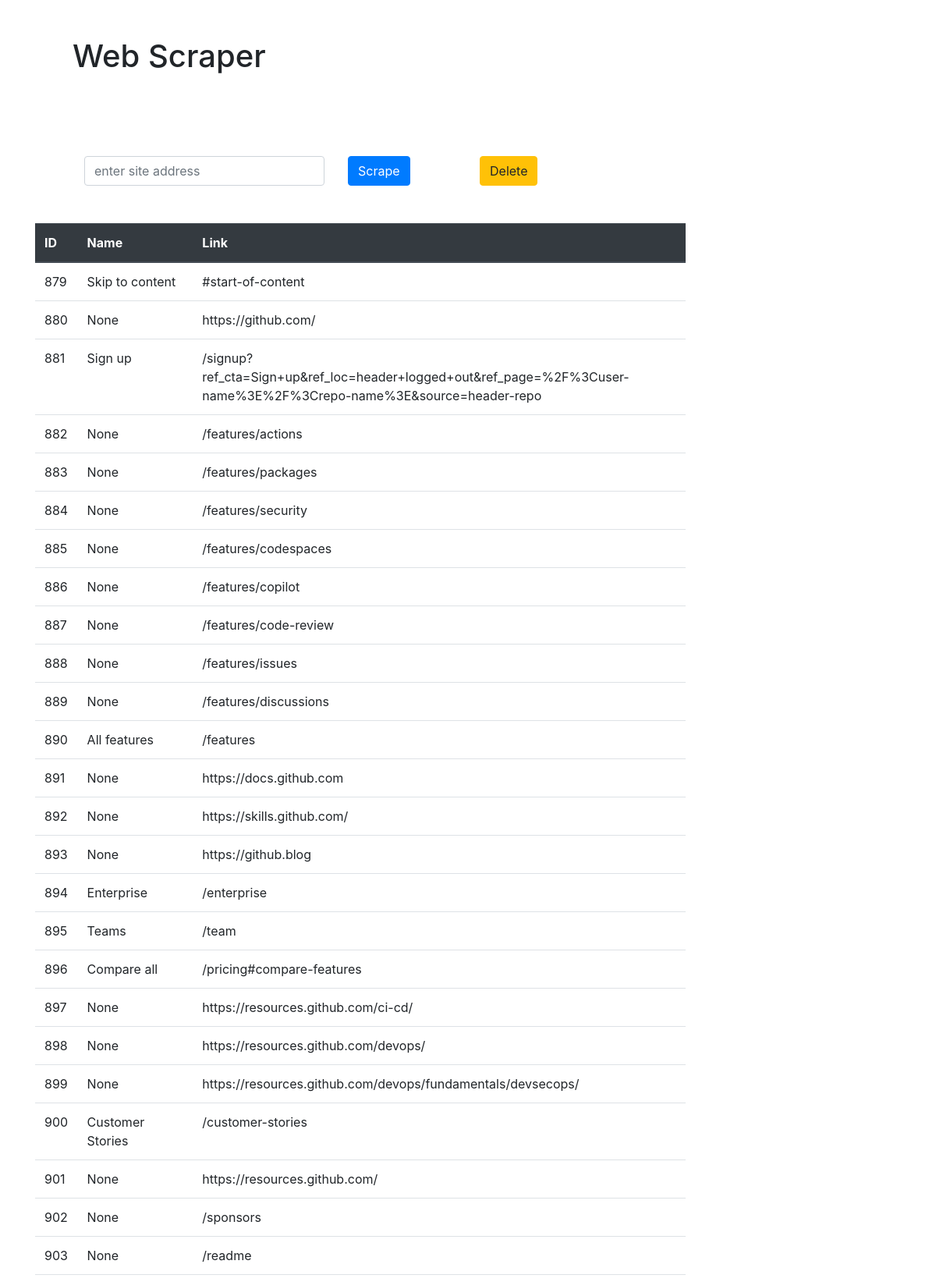
The page / (upper part) on the database its author committed.
### myweb/models.py (models this page shows, shortened)
class Link(models.Model):
    address = models.CharField(max_length=1000,null=True,blank=True)
    name = models.CharField(max_length=1000,null=True,blank=True)

### myweb/views.py (the view)
# urls.py: path('', views.scrape, name="scrape"),
def scrape(request):
    if request.method == "POST":
        site = request.POST.get('site', '')
        page = requests.get(site)
        soup = BeautifulSoup(page.text, 'html.parser')
        for link in soup.find_all('a'):
            link_address = link.get('href')
            link_text = link.string
            Link.objects.create(address=link_address,name=link_text)
        return HttpResponseRedirect('/')
    else:
        data = Link.objects.all()
    return render(request, 'myweb/result.html',{'data':data})

### myweb/templates/myweb/result.html (shortened to what this page needs)
<!doctype html>
<html lang="en">
  <head>
    <link rel="stylesheet" href="https://stackpath.bootstrapcdn.com/bootstrap/4.3.1/css/bootstrap.min.css">
  </head>
  <body>
   <div class="container">
    <div class="row">
        <div class="col-md-12 m-5">
            <h1>Web Scraper</h1>
        </div>
    </div>
   <div class="row m-5">
       <div class="col-md-4">
           <form method="POST" action="/">
               <input class="form-control" name="site" type="text" id="site" placeholder="enter site address">
            </div>
            <div class="col-md-2">
                <button class="btn btn-primary" type="submit">Scrape</button>
            </div>
            <div class="col-md-6">
                <a class="btn btn-warning" href="/delete">Delete</a>
            </div>
   </div>
       <div class="row">
           <div class="col-md-8">
    <table class="table">
        <thead class="thead-dark">
          <tr>
            <th scope="col">ID</th>
            <th scope="col">Name</th>
            <th scope="col">Link</th>
          </tr>
        </thead>
        <tbody>
         {% for link in data %}
          <tr>
            <td>{{ link.id }}</td>
            <td>{{ link.name }}</td>
            <td>{{ link.address }}</td>
          </tr>
         {% endfor %}
        </tbody>
      </table>
           </div>
       </div>
   </div>
  </body>
</html>

### rows shown on the page
Link: id "879", name "Skip to content", address "#start-of-content"
Link: id "880", name "None", address "https://github.com/"
Link: id "881", name "Sign up", address "/signup?ref_cta=Sign+up&ref_loc=header+logged+out&ref_page=%2F%3Cuser-name%3E%2F%3Crepo-name%3E&source=header-repo"
Link: id "882", name "None", address "/features/actions"
Link: id "883", name "None", address "/features/packages"
Link: id "884", name "None", address "/features/security"
Link: id "885", name "None", address "/features/codespaces"
Link: id "886", name "None", address "/features/copilot"
Link: id "887", name "None", address "/features/code-review"
Link: id "888", name "None", address "/features/issues"
Link: id "889", name "None", address "/features/discussions"
Link: id "890", name "All features", address "/features"
Link: id "891", name "None", address "https://docs.github.com"
Link: id "892", name "None", address "https://skills.github.com/"
Link: id "893", name "None", address "https://github.blog"
Link: id "894", name "Enterprise", address "/enterprise"
Link: id "895", name "Teams", address "/team"
Link: id "896", name "Compare all", address "/pricing#compare-features"
Link: id "897", name "None", address "https://resources.github.com/ci-cd/"
Link: id "898", name "None", address "https://resources.github.com/devops/"
Link: id "899", name "None", address "https://resources.github.com/devops/fundamentals/devsecops/"
Link: id "900", name "Customer Stories", address "/customer-stories"
Link: id "901", name "None", address "https://resources.github.com/"
Link: id "902", name "None", address "/sponsors"
Link: id "903", name "None", address "/readme"
